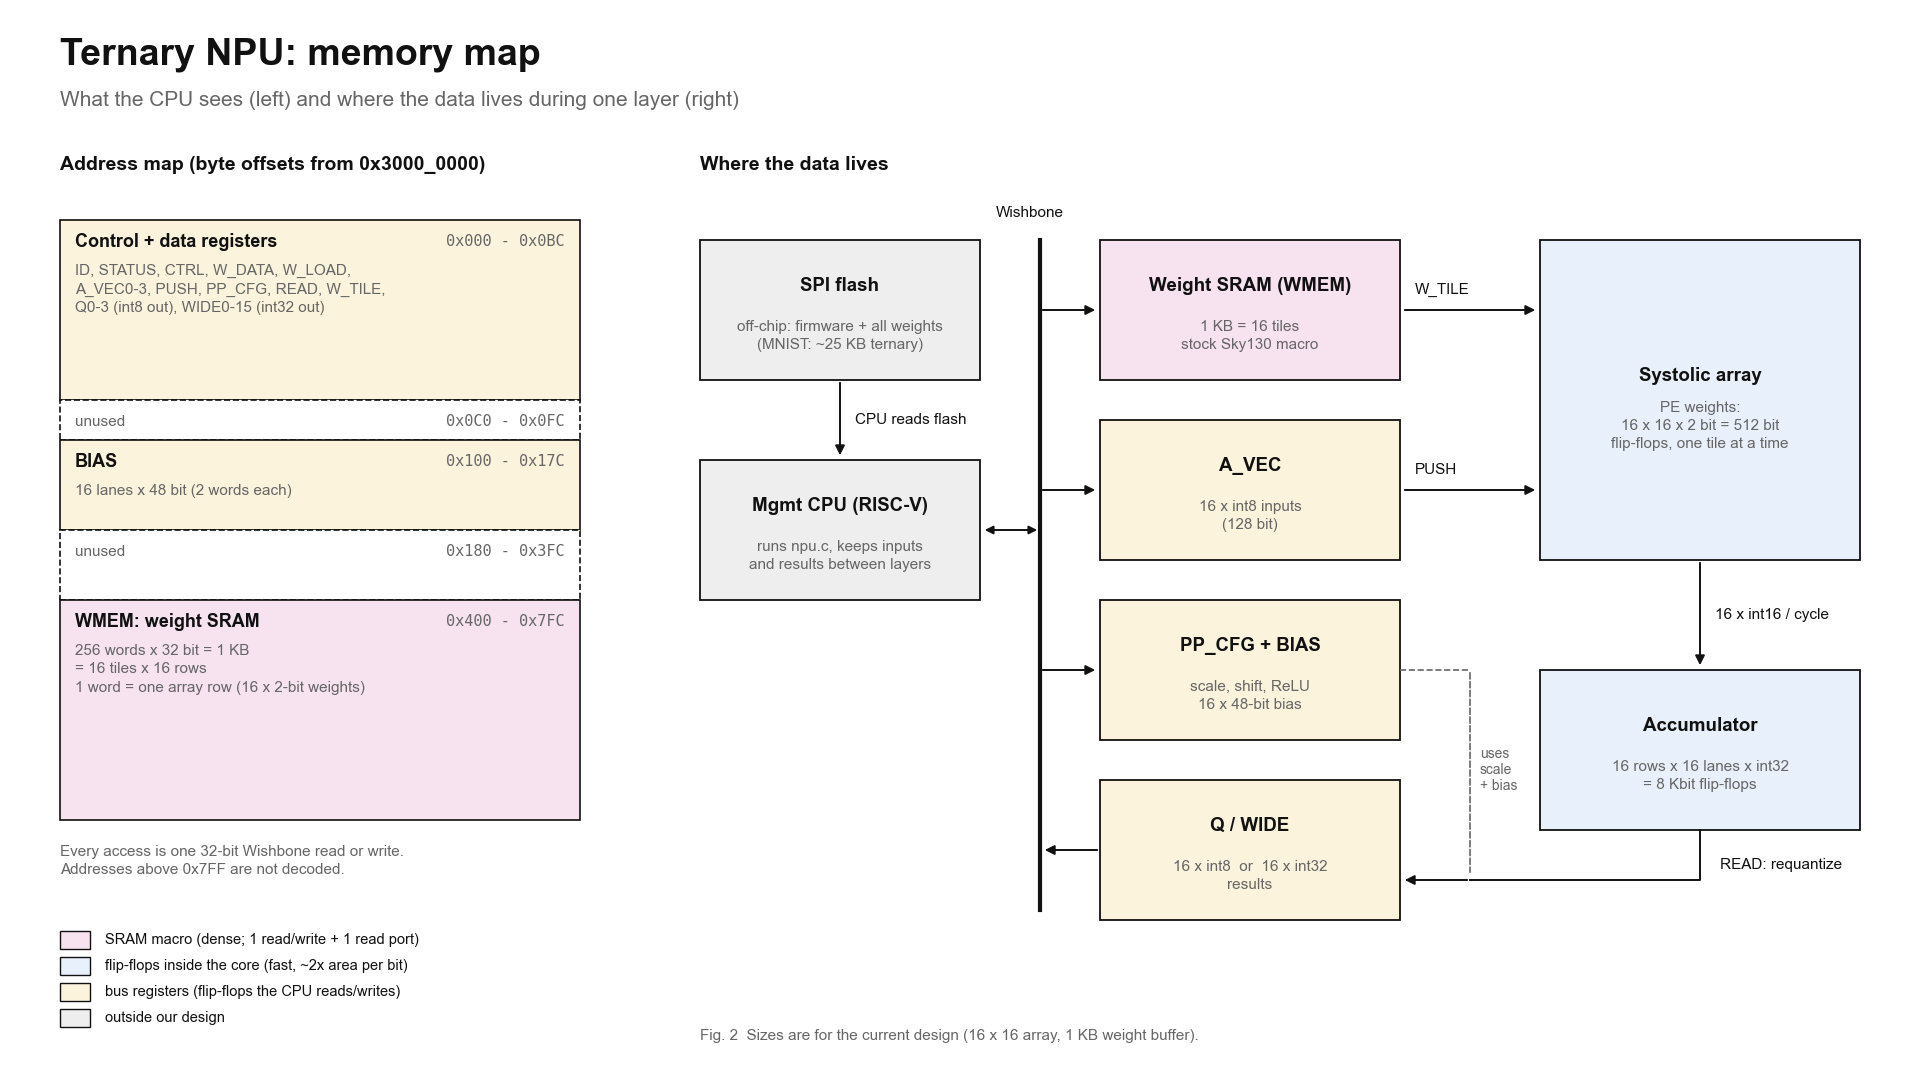

Here is the Python script that generated this plot:
"""Memory diagram for docs/architecture.md: python3 docs/img/memory_map.py (needs matplotlib)."""
import os

import matplotlib
matplotlib.use("Agg")
import matplotlib.pyplot as plt
from matplotlib.patches import FancyArrowPatch, Rectangle

plt.rcParams["font.family"] = ["Arial", "Helvetica", "DejaVu Sans"]
K, G = "#111111", "#666666"
SRAM, FF, OFF, REG = "#f6e3ef", "#e8f0fb", "#eeeeee", "#fbf3dc"

fig = plt.figure(figsize=(19.2, 10.8), dpi=100)
ax = fig.add_axes([0, 0, 1, 1])
ax.set_xlim(0, 192)
ax.set_ylim(0, 108)
ax.axis("off")


def box(x, y, w, h, title, detail="", fc="white", ls="-", tsize=13.5):
    ax.add_patch(Rectangle((x, y), w, h, fc=fc, ec=K, lw=1.3, ls=ls))
    ty = y + h / 2 + (2.4 if detail else 0)
    ax.text(x + w / 2, ty, title, ha="center", va="center", fontsize=tsize, fontweight="bold", color=K)
    if detail:
        ax.text(x + w / 2, y + h / 2 - 2.6, detail, ha="center", va="center", fontsize=11, color=G,
                linespacing=1.35)


def arrow(a, b, label="", lpos=None, col=K, ha="left"):
    ax.add_patch(FancyArrowPatch(a, b, arrowstyle="-|>", mutation_scale=14, lw=1.4, color=col))
    if label:
        x, y = lpos or ((a[0] + b[0]) / 2 + 1, (a[1] + b[1]) / 2)
        ax.text(x, y, label, fontsize=11, color=col, ha=ha, va="center")


ax.text(6, 102.5, "Ternary NPU: memory map", fontsize=27, fontweight="bold", color=K, va="center")
ax.text(6, 98, "What the CPU sees (left) and where the data lives during one layer (right)",
        fontsize=15, color=G, va="center")

# ---------------- left: address map ----------------
x0, w = 6, 52
ax.text(x0, 91, "Address map (byte offsets from 0x3000_0000)", fontsize=14, fontweight="bold", color=K)
regions = [  # (label, offsets, detail, height, color)
    ("Control + data registers", "0x000 - 0x0BC",
     "ID, STATUS, CTRL, W_DATA, W_LOAD,\nA_VEC0-3, PUSH, PP_CFG, READ, W_TILE,\nQ0-3 (int8 out), WIDE0-15 (int32 out)",
     18, REG),
    ("unused", "0x0C0 - 0x0FC", "", 4, "white"),
    ("BIAS", "0x100 - 0x17C", "16 lanes x 48 bit (2 words each)", 9, REG),
    ("unused", "0x180 - 0x3FC", "", 7, "white"),
    ("WMEM: weight SRAM", "0x400 - 0x7FC",
     "256 words x 32 bit = 1 KB\n= 16 tiles x 16 rows\n1 word = one array row (16 x 2-bit weights)", 22, SRAM),
]
y = 86
for name, offs, detail, h, fc in regions:
    y -= h
    ax.add_patch(Rectangle((x0, y), w, h, fc=fc, ec=K, lw=1.2, ls="--" if name == "unused" else "-"))
    ax.text(x0 + 1.5, y + h - 2.2, name, fontsize=13 if name != "unused" else 11,
            fontweight="bold" if name != "unused" else "normal", color=K if name != "unused" else G, va="center")
    ax.text(x0 + w - 1.5, y + h - 2.2, offs, fontsize=11, color=G, va="center", ha="right", family="monospace")
    if detail:
        ax.text(x0 + 1.5, y + h - 4.4, detail, fontsize=11, color=G, va="top", linespacing=1.4)
ax.text(x0, y - 2.5, "Every access is one 32-bit Wishbone read or write.\nAddresses above 0x7FF are not decoded.",
        fontsize=11, color=G, va="top", linespacing=1.4)

# ---------------- right: where data lives ----------------
ax.text(70, 91, "Where the data lives", fontsize=14, fontweight="bold", color=K)

# CPU side (outside our design)
box(70, 70, 28, 14, "SPI flash", "off-chip: firmware + all weights\n(MNIST: ~25 KB ternary)", fc=OFF)
box(70, 48, 28, 14, "Mgmt CPU (RISC-V)", "runs npu.c, keeps inputs\nand results between layers", fc=OFF)
arrow((84, 70), (84, 62.2), "CPU reads flash", lpos=(85.5, 66))

# Wishbone bus
ax.plot([104, 104], [17, 84], color=K, lw=3)
ax.text(103, 86, "Wishbone", fontsize=11, color=K, ha="center", va="bottom")
ax.add_patch(FancyArrowPatch((98.2, 55), (104, 55), arrowstyle="<|-|>", mutation_scale=12, lw=1.4, color=K))

# bus-visible storage
box(110, 70, 30, 14, "Weight SRAM (WMEM)", "1 KB = 16 tiles\nstock Sky130 macro", fc=SRAM)
box(110, 52, 30, 14, "A_VEC", "16 x int8 inputs\n(128 bit)", fc=REG)
box(110, 34, 30, 14, "PP_CFG + BIAS", "scale, shift, ReLU\n16 x 48-bit bias", fc=REG)
box(110, 16, 30, 14, "Q / WIDE", "16 x int8  or  16 x int32\nresults", fc=REG)
for y in (77, 59, 41):
    arrow((104, y), (109.8, y))
arrow((110, 23), (104.2, 23))

# inside the core
box(154, 52, 32, 32, "Systolic array", "PE weights:\n16 x 16 x 2 bit = 512 bit\nflip-flops, one tile at a time", fc=FF)
box(154, 25, 32, 16, "Accumulator", "16 rows x 16 lanes x int32\n= 8 Kbit flip-flops", fc=FF)
arrow((140.2, 77), (153.8, 77), "W_TILE", lpos=(141.5, 79))
arrow((140.2, 59), (153.8, 59), "PUSH", lpos=(141.5, 61))
arrow((170, 52), (170, 41.2), "16 x int16 / cycle", lpos=(171.5, 46.5))
ax.plot([170, 170, 147], [25, 20, 20], color=K, lw=1.4)
ax.add_patch(FancyArrowPatch((147, 20), (140.2, 20), arrowstyle="-|>", mutation_scale=14, lw=1.4, color=K))
ax.text(172, 21.5, "READ: requantize", fontsize=11, color=K, va="center")
ax.add_patch(FancyArrowPatch((147, 41), (147, 20.5), arrowstyle="-", lw=1.2, ls="--", color=G))
ax.plot([140, 147], [41, 41], color=G, lw=1.2, ls="--")
ax.text(148, 31, "uses\nscale\n+ bias", fontsize=10, color=G, va="center")

# legend
lx, ly = 6, 14
for i, (fc, name) in enumerate([(SRAM, "SRAM macro (dense; 1 read/write + 1 read port)"),
                                (FF, "flip-flops inside the core (fast, ~2x area per bit)"),
                                (REG, "bus registers (flip-flops the CPU reads/writes)"),
                                (OFF, "outside our design")]):
    yy = ly - i * 2.6
    ax.add_patch(Rectangle((lx, yy - 0.9), 3, 1.8, fc=fc, ec=K, lw=1))
    ax.text(lx + 4.5, yy, name, fontsize=10.5, color=K, va="center")

ax.text(70, 4, "Fig. 2  Sizes are for the current design (16 x 16 array, 1 KB weight buffer).", fontsize=11, color=G)
fig.savefig(os.path.join(os.path.dirname(os.path.abspath(__file__)), "memory_map.png"), facecolor="white")
print("ok")
